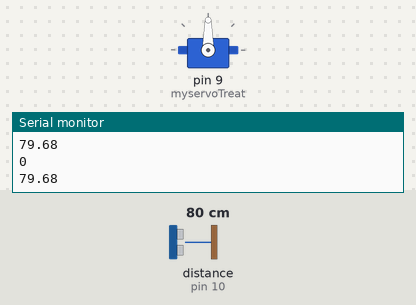
The sketch below on a simulated Arduino Uno, built with avr-gcc and run on an emulated ATmega328P. Shown: servo, the last lines printed to the serial monitor. Wiring (inferred from the names in the program): ultrasonic range finder: trigger pin 11; echo pin 10. Inputs (shaded band) come from the test bench; at power-on: distance to the obstacle (sensor on pin 10) 80 cm. The echo pulse lasts 58.3 µs per cm.

Above: at 1.2 s.
1.3 s: distance to the obstacle (sensor on pin 10) set to 2 cm
At 1.51 s:
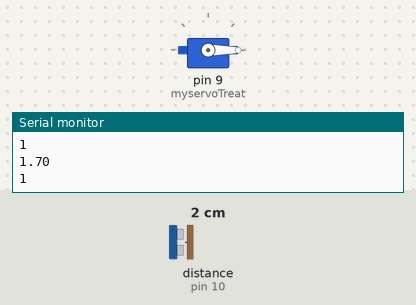
Timing chart, 0 to 4.3 s (numbered marks = the images above; inputs shaded):
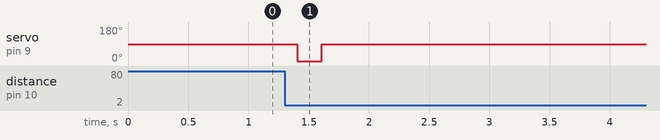

The sketch:

RealTimeClock.ino
```cpp
#include <Servo.h>
#include <RTClib.h>
#include <Wire.h>
#include <LiquidCrystal.h>

RTC_DS3231 rtc;
char t[32];


/////Treat Servo Set-Up////////
const int trigPin = 11;
const int echoPin = 10;
float distance, duration;

bool sensorCheck = false;
int sensorTime = 0;

Servo myservoTreat;
enum States1{INIT, Ready, Open, Wait} treatState;
unsigned long previousMillis;
unsigned long currentMillis;
const long openInt = 200;
const long waitInt = 10000;

void setup() {
  Serial.begin(9600);
  pinMode(trigPin, OUTPUT);
  pinMode(echoPin, INPUT);
  myservoTreat.attach(9);
}

int treatTick (int state){
  switch(state){
    case INIT:
      myservoTreat.write(90);
      break;
    case Ready:
      myservoTreat.write(90);
      break;
    case Open:
      myservoTreat.write(0);
      break;
    case Wait:
      myservoTreat.write(90);
      break;
  }

  switch(state){
    case INIT:
      state = Ready;
      break;
    case Ready:
      if(sensorCheck){
        previousMillis = currentMillis;
        state = Open;
      }
      break;
    case Open:
      if(currentMillis - previousMillis >= openInt){
        previousMillis = currentMillis;
        state = Wait;
      }
      break;
    case Wait:
      if(currentMillis - previousMillis >= waitInt){
        state = Ready;
      }
      break;
  }
  return state;
}

void loop() {
  digitalWrite(trigPin, LOW);
  delayMicroseconds(2);
  digitalWrite(trigPin, HIGH);
  delayMicroseconds(10);
  digitalWrite(trigPin, LOW);

  duration = pulseIn(echoPin, HIGH);
  distance = (duration*.0343)/2;
  //Serial.println(distance);

  if(distance < 15){
    sensorTime++;
    if(sensorTime > 10){
      sensorCheck = true;
    }
  }else{
    sensorTime = 0;
    sensorCheck = false;
  }

  currentMillis = millis();
  treatState = (States1) treatTick(treatState);
  Serial.println(sensorCheck);
  Serial.println(distance);
}
```

Measured:
- after the input at 1.3 s, servo on pin 9 (myservoTreat): 90° → 0° after 0.10 s, → 90° 0.21 s later
